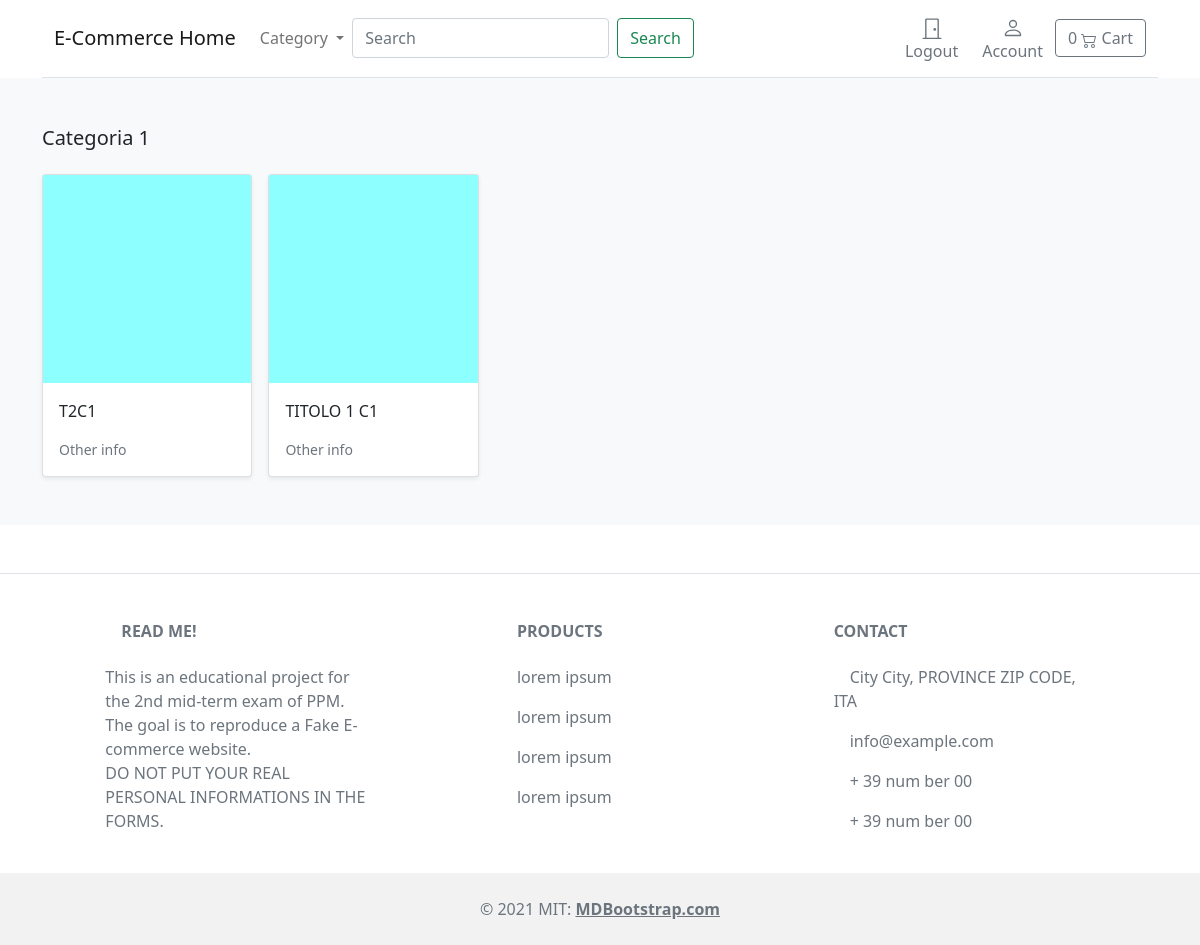
The app's page /search/categoria-1/ (signed in) with its own data.
### store/models.py (models this page shows, shortened)
class Category(models.Model):
    name = models.CharField(max_length=255, db_index=True)
    slug = models.SlugField(max_length=255, unique=True)
    class Meta:
        verbose_name_plural = "categories"
    def get_absolute_url(self):
        return reverse('store:category_list', args=[self.slug])

class Product(models.Model):
    category = models.ForeignKey(Category, related_name='product', on_delete=models.CASCADE)
    created_by = models.ForeignKey(settings.AUTH_USER_MODEL, on_delete=models.CASCADE, related_name='product_creator')
    title = models.CharField(max_length=255)
    author = models.CharField(max_length=255, default='admin')
    description = models.TextField(blank=True)
    image = models.ImageField(upload_to='images/')
    slug = models.SlugField(max_length=255)
    price = models.DecimalField(max_digits=4, decimal_places=2)
    in_stock = models.BooleanField(default=True)
    is_active = models.BooleanField(default=True)
    created = models.DateTimeField(auto_now_add=True)
    updated = models.DateTimeField(auto_now=True)
    objects = models.Manager()
    products = ProductManager()
    class Meta:
        verbose_name_plural = "Products"
        ordering = ('-created',)
    def get_absolute_url(self):
        return reverse('store:product_detail',args=[self.slug]) #now we can dinamically use that to add urls to our page

### store/views.py (the view)
# urls.py: path('search/<slug:category_slug>/',views.category_list, name='category_list'),
def category_list(request, category_slug):
    category = get_object_or_404(Category, slug=category_slug)
    products = Product.objects.filter(category=category) #find anything in db that has this category
    return render(request, 'store/products/category.html',{'category': category,'products':products})

### basket/basket.py (called while the page is built)
    def __len__(self):
        return sum(item['qty'] for item in self.basket.values())

### basket/context_processor.py (called while the page is built)
def basket(request):
    return {'basket': Basket(request)}

### store/views.py (called while the page is built)
def categories(request):
    return{
        'categories': Category.objects.all()
    }

### templates/store/products/category.html (shortened to what this page needs)
{% extends "../base.html" %}
{% load static %}
{% block content %}
<div class="album py-5 bg-light">
    <div class="container">
      <div class="pb-3 h5">{{category.name|title}}</div>
      <div class="row row-cols-1 row-cols-sm-2 row-cols-md-5 g-3">
        {% for product in products %}
        <div class="col">
          <div class="card shadow-sm">
            <a class="text-dark text-decoration-none" href="{{ product.get_absolute_url }}">
            <img class="img-fluid" alt="Responsive image" src="{{ product.image.url }}">
            <div class="card-body">
              <p class="card-text">
                {{ product.title }}
              </p>
              <div class="d-flex justify-content-between align-items-center">
                <small class="text-muted"> Other info</small>
              </div>
            </div>
              </a>
          </div>
        </div>
        {% endfor %}
      </div>
    </div>
  </div>
{% endblock %}

### records on screen
Category: name "Categoria 1"
Product: image (picture), title "T2C1"
Product: image (picture), title "TITOLO 1 C1"
